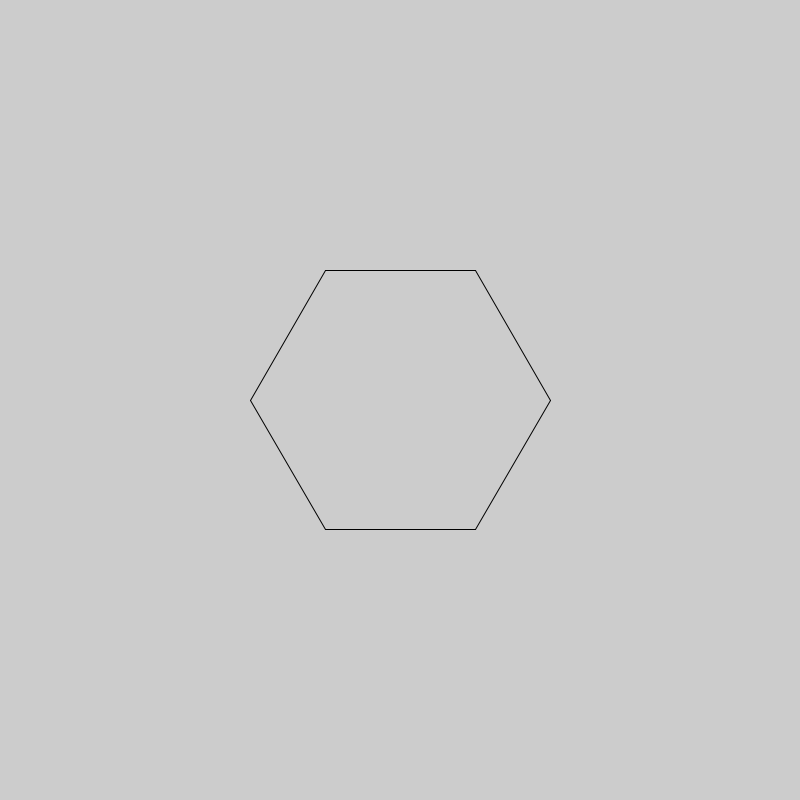
Frame 1 (no input)
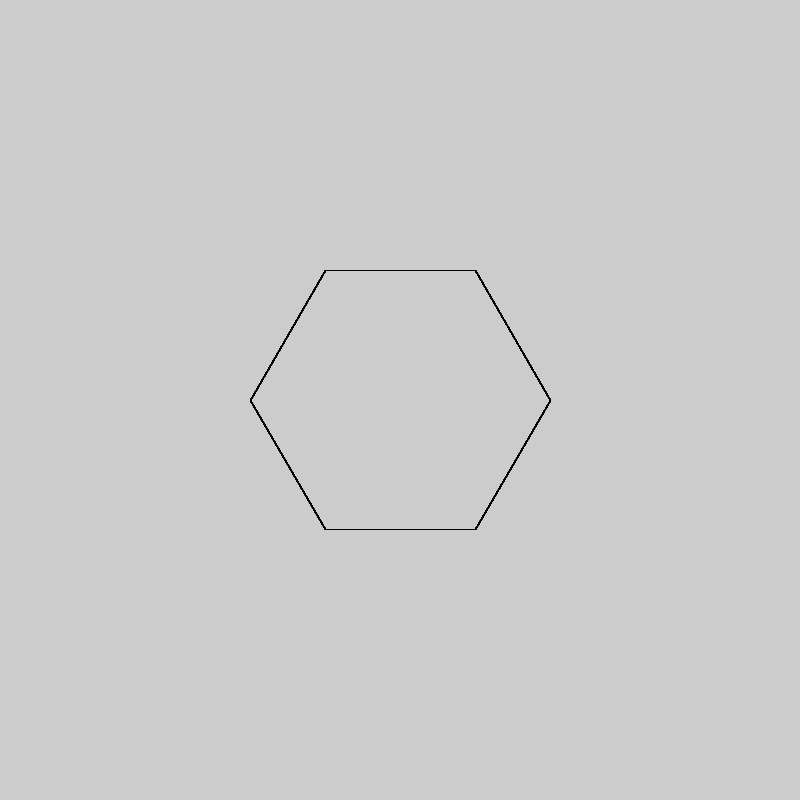
Frame 60 (the mouse pressed at the canvas centre just before this capture)
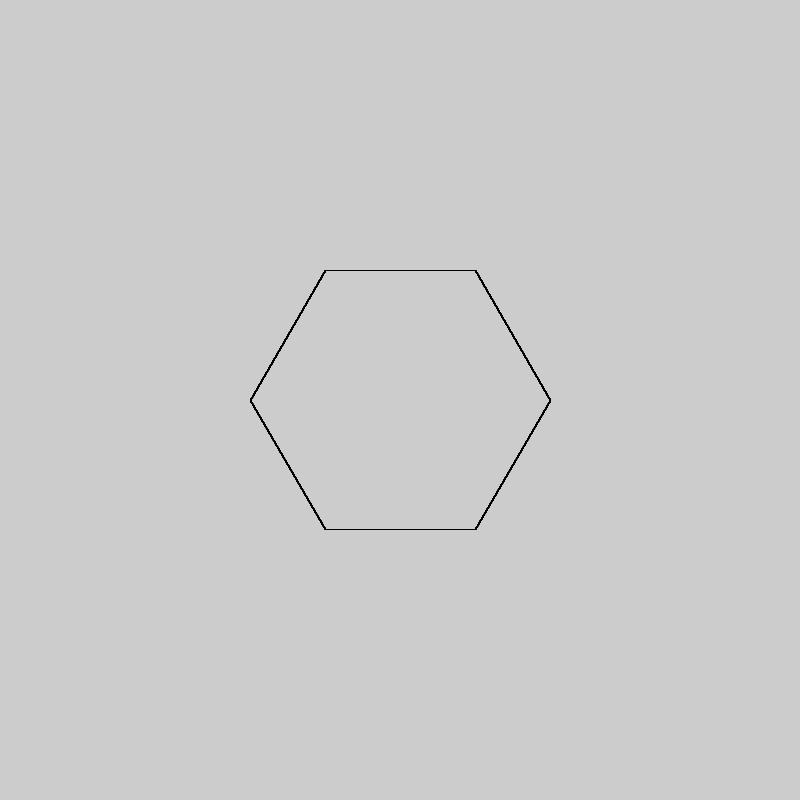
Frame 120 (the mouse held since frame 60 and released just before this capture)

The Processing sketch that drew these frames (run headless with seeded random() and noise(); from frame 60 on, the mouse is pressed at the canvas centre):

// Processing sketch: regularPoly
// ── regularPoly.pde

int i = 6;
int r = 150;
void setup(){
  size(800,800);
}

void draw(){
  float theta = 2 * PI / i;
  for(int t = 1; t <= i; t++){
      line(cos(t*theta)*r + 400,sin(t*theta)*r + 400,cos((t-1)*theta)*r + 400,sin((t-1)*theta)*r + 400);
  }
}
